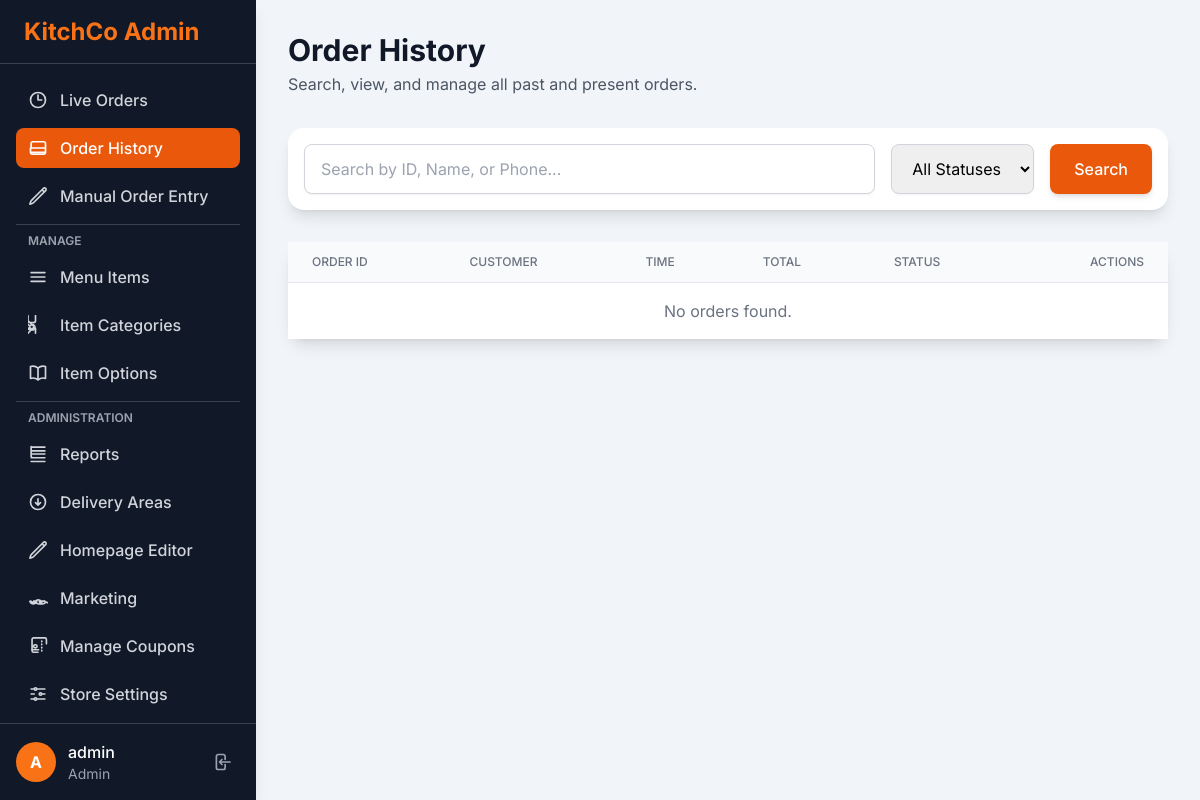
The app's page /admin/manage_orders.php (signed in), older data.
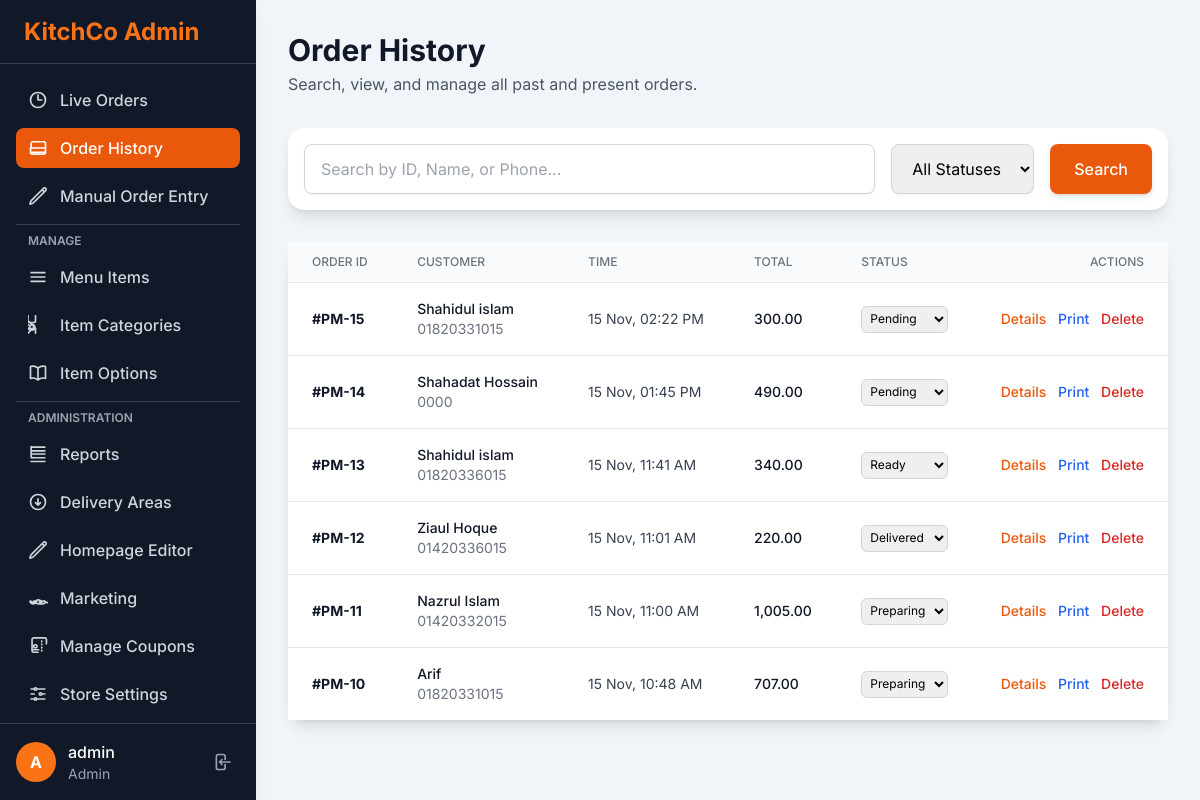
The same page, newer data.
### tables this page shows
CREATE TABLE IF NOT EXISTS `orders` (
  `id` int NOT NULL AUTO_INCREMENT,
  `customer_name` varchar(100) NOT NULL,
  `customer_phone` varchar(50) NOT NULL,
  `customer_address` text NOT NULL,
  `order_note` text,
  `delivery_area_id` int NOT NULL,
  `subtotal` decimal(10,2) NOT NULL,
  `delivery_fee` decimal(10,2) NOT NULL,
  `total_amount` decimal(10,2) NOT NULL,
  `order_status` enum('Pending','Preparing','Ready','Delivered','Cancelled') NOT NULL DEFAULT 'Pending',
  `order_time` timestamp NOT NULL DEFAULT CURRENT_TIMESTAMP,
  `rider_name` varchar(100) DEFAULT NULL,
  `coupon_id` int DEFAULT NULL,
  `discount_type` enum('none','percentage','fixed') NOT NULL DEFAULT 'none',
  `discount_amount` decimal(10,2) NOT NULL DEFAULT '0.00',
  PRIMARY KEY (`id`),
  KEY `delivery_area_id` (`delivery_area_id`),
  KEY `fk_order_coupon` (`coupon_id`)
);

### config.php (called while the page is built, shortened)
<?php
function get_csrf_token() {
    return $_SESSION['csrf_token'];
}
function e($data) {
    return htmlspecialchars($data, ENT_QUOTES, 'UTF-8');
}
?>

### admin/manage_orders.php (the view, shortened to what this page needs)
<?php
require_once('header.php');
$page_title = 'Order History';
$search_query = $_GET['search'] ?? '';
$sql = "SELECT * FROM orders";
$sql .= " ORDER BY order_time DESC LIMIT 100";
$orders = [];
$result = $db->query($sql);
if ($result) {
    while ($row = $result->fetch_assoc()) {
        $orders[] = $row;
    }
}
?>
<div class="flex flex-col sm:flex-row justify-between items-start sm:items-center mb-8">
    <div>
        <h1 class="text-3xl font-bold text-gray-900"><?php echo e($page_title); ?></h1>
        <p class="text-gray-600 mt-1">Search, view, and manage all past and present orders.</p>
    </div>
</div>
<div class="bg-white p-4 rounded-2xl shadow-lg mb-8">
    <form action="manage_orders.php" method="GET" class="flex flex-col sm:flex-row gap-4">
        <input
            type="text"
            name="search"
            placeholder="Search by ID, Name, or Phone..."
            value="<?php echo e($search_query); ?>"
            class="flex-grow px-4 py-3 border border-gray-300 rounded-lg shadow-sm focus:outline-none focus:ring-2 focus:ring-orange-500">
        <select name="status" class="px-4 py-3 border border-gray-300 rounded-lg shadow-sm focus:outline-none focus:ring-2 focus:ring-orange-500">
            <option value="">All Statuses</option>
        </select>
        <button type="submit" class="px-6 py-3 bg-orange-600 text-white font-medium rounded-lg shadow-md hover:bg-orange-700">
            Search
        </button>
    </form>
</div>
<div class="bg-white rounded-2xl shadow-lg">
    <div class="overflow-x-auto">
        <table class="min-w-full divide-y divide-gray-200">
            <thead class="bg-gray-50">
                <tr>
                    <th class="px-6 py-3 text-left text-xs font-medium text-gray-500 uppercase">Order ID</th>
                    <th class="px-6 py-3 text-left text-xs font-medium text-gray-500 uppercase">Customer</th>
                    <th class="px-6 py-3 text-left text-xs font-medium text-gray-500 uppercase">Time</th>
                    <th class="px-6 py-3 text-left text-xs font-medium text-gray-500 uppercase">Total</th>
                    <th class="px-6 py-3 text-left text-xs font-medium text-gray-500 uppercase">Status</th>
                    <th class="px-6 py-3 text-right text-xs font-medium text-gray-500 uppercase">Actions</th>
                </tr>
            </thead>
            <tbody class="bg-white divide-y divide-gray-200">
                <?php if (empty($orders)): ?>
                    <tr><td colspan="6" class="px-6 py-4 text-center text-gray-500">No orders found.</td></tr>
                <?php else: ?>
                    <?php foreach ($orders as $order): ?>
                        <tr>
                            <td class="px-6 py-4"><div class="text-sm font-bold text-gray-900">#PM-<?php echo e($order['id']); ?></div></td>
                            <td class="px-6 py-4">
                                <div class="text-sm font-medium text-gray-900"><?php echo e($order['customer_name']); ?></div>
                                <div class="text-sm text-gray-500"><?php echo e($order['customer_phone']); ?></div>
                            </td>
                            <td class="px-6 py-4"><div class="text-sm text-gray-700"><?php echo e(date('d M, h:i A', strtotime($order['order_time']))); ?></div></td>
                            <td class="px-6 py-4"><div class="text-sm font-medium text-gray-900"><?php echo e(number_format($order['total_amount'], 2)); ?></div></td>
                            <td class="px-6 py-4">
                                <form action="manage_orders.php?<?php echo http_build_query($_GET); ?>" method="POST" class="flex items-center">
                                    <select name="new_status" class="text-xs p-1 border border-gray-300 rounded-md" onchange="this.form.submit()">
                                        <option value="Pending" <?php echo ($order['order_status'] == 'Pending') ? 'selected' : ''; ?>>Pending</option>
                                        <option value="Preparing" <?php echo ($order['order_status'] == 'Preparing') ? 'selected' : ''; ?>>Preparing</option>
                                        <option value="Ready" <?php echo ($order['order_status'] == 'Ready') ? 'selected' : ''; ?>>Ready</option>
                                        <option value="Delivered" <?php echo ($order['order_status'] == 'Delivered') ? 'selected' : ''; ?>>Delivered</option>
                                    </select>
                                </form>
                            </td>
                            <td class="px-6 py-4 text-right text-sm font-medium space-x-2">
                                <a href="order_details.php?id=<?php echo e($order['id']); ?>" class="text-orange-600 hover:text-orange-900">Details</a>
                                <a href="print_receipt.php?id=<?php echo e($order['id']); ?>" target="_blank" class="text-blue-600 hover:text-blue-900">Print</a>
                                <?php if (hasAdminAccess()): ?>
                                    <a href="manage_orders.php?action=delete&id=<?php echo e($order['id']); ?>&csrf_token=<?php echo e(get_csrf_token()); ?>"
                                       class="text-red-600 hover:text-red-900"
                                       onclick="return confirm('WARNING: This will permanently delete order #PM-<?php echo e($order['id']); ?> and all its items. This action cannot be undone. Are you sure?');">
                                        Delete
                                    </a>
                                <?php endif; ?>
                            </td>
                        </tr>
                    <?php endforeach; ?>
                <?php endif; ?>
            </tbody>
        </table>
    </div>
</div>
<?php
require_once('footer.php');
?>

### admin/header.php (shortened to what this page needs)
<?php
require_once('../config.php');
$user_role = $_SESSION['user_role'] ?? 'manager';
function hasAdminAccess() {
    return $_SESSION['user_role'] === 'admin';
}
$username = e($_SESSION['username']);
$user_initial = strtoupper(substr($username, 0, 1));
?>
<!DOCTYPE html>
<html lang="en">
<head>
    <script src="https://cdn.tailwindcss.com"></script>
</head>
<body class="bg-slate-100 font-sans antialiased">
    <div class="relative min-h-screen lg:flex">
        <aside id="sidebar" class="bg-gray-900 text-white w-64 fixed inset-y-0 left-0 z-50
                        transform -translate-x-full lg:translate-x-0
                        transition-transform duration-300 ease-in-out
                        flex flex-col h-screen shadow-lg">
            <div class="h-16 flex items-center px-6 border-b border-gray-700">
                <a href="live_orders.php" class="text-2xl font-bold text-orange-500">
                    KitchCo Admin
                </a>
            </div>
            <nav class="flex-1 px-4 py-4 space-y-2 overflow-y-auto">
                <a href="live_orders.php" class="flex items-center space-x-3 px-3 py-2 rounded-lg nav-link-default nav-link-active">
                    <svg xmlns="http://www.w3.org/2000/svg" fill="none" viewBox="0 0 24 24" stroke-width="2" stroke="currentColor" class="w-5 h-5"><path stroke-linecap="round" stroke-linejoin="round" d="M12 6v6h4.5m4.5 0a9 9 0 11-18 0 9 9 0 0118 0z" /></svg>
                    <span class="font-medium">Live Orders</span>
                </a>
                <a href="manage_orders.php" class="flex items-center space-x-3 px-3 py-2 rounded-lg nav-link-default">
                    <span class="font-medium">Order History</span>
                </a>
                <a href="manual_order.php" class="flex items-center space-x-3 px-3 py-2 rounded-lg nav-link-default">
                    <span class="font-medium">Manual Order Entry</span>
                </a>
                <hr class="border-gray-700 my-4">
                <p class="px-3 text-xs font-semibold text-gray-400 uppercase">Manage</p>
                <a href="manage_menu_items.php" class="flex items-center space-x-3 px-3 py-2 rounded-lg nav-link-default">
                    <svg xmlns="http://www.w3.org/2000/svg" fill="none" viewBox="0 0 24 24" stroke-width="2" stroke="currentColor" class="w-5 h-5"><path stroke-linecap="round" stroke-linejoin="round" d="M3.75 6.75h16.5M3.75 12h16.5m-16.5 5.25h16.5" /></svg>
                    <span class="font-medium">Menu Items</span>
                </a>
                <a href="manage_categories.php" class="flex items-center space-x-3 px-3 py-2 rounded-lg nav-link-default">
                    <span class="font-medium">Item Categories</span>
                </a>
                 <a href="manage_item_options.php" class="flex items-center space-x-3 px-3 py-2 rounded-lg nav-link-default">
                    <span class="font-medium">Item Options</span>
                </a>
                <?php if (hasAdminAccess()): ?>
                    <hr class="border-gray-700 my-4">
                    <p class="px-3 text-xs font-semibold text-gray-400 uppercase">Administration</p>
                    <a href="reports.php" class="flex items-center space-x-3 px-3 py-2 rounded-lg nav-link-default">
                        <svg xmlns="http://www.w3.org/2000/svg" fill="none" viewBox="0 0 24 24" stroke-width="2" stroke="currentColor" class="w-5 h-5"><path stroke-linecap="round" stroke-linejoin="round" d="M3.75 3v11.25A2.25 2.25 0 006 16.5h12M3.75 3.75h16.5M3.75 12h16.5m-16.5 4.5h16.5m-16.5 4.5h16.5M3.75 8.25h16.5" /></svg>
                        <span class="font-medium">Reports</span>
                    </a>
                    <a href="manage_delivery_areas.php" class="flex items-center space-x-3 px-3 py-2 rounded-lg nav-link-default">
                        <svg xmlns="http://www.w3.org/2000/svg" fill="none" viewBox="0 0 24 24" stroke-width="2" stroke="currentColor" class="w-5 h-5"><path stroke-linecap="round" stroke-linejoin="round" d="M9 12.75l3 3m0 0l3-3m-3 3v-7.5M21 12a9 9 0 11-18 0 9 9 0 0118 0z" /></svg>
                        <span class="font-medium">Delivery Areas</span>
                    </a>
                    <a href="homepage_manager.php" class="flex items-center space-x-3 px-3 py-2 rounded-lg nav-link-default">
                        <span class="font-medium">Homepage Editor</span>
                    </a>
                    <a href="marketing_settings.php" class="flex items-center space-x-3 px-3 py-2 rounded-lg nav-link-default">
                        <span class="font-medium">Marketing</span>
                    </a>
                    <a href="manage_coupons.php" class="flex items-center space-x-3 px-3 py-2 rounded-lg nav-link-default">
                        <span class="font-medium">Manage Coupons</span>
                    </a>
                    <a href="site_settings.php" class="flex items-center space-x-3 px-3 py-2 rounded-lg nav-link-default">
                        <span class="font-medium">Store Settings</span>
                    </a>
                    <a href="manage_users.php" class="flex items-center space-x-3 px-3 py-2 rounded-lg nav-link-default">
                    </a>
                <?php endif; ?>
            </nav>
            <div class="p-4 border-t border-gray-700">
                <div class="flex items-center justify-between">
                    <div class="flex items-center space-x-3">
                        <div class="w-10 h-10 rounded-full bg-orange-500 flex items-center justify-center font-bold">
                            <?php echo e($user_initial); ?>
                        </div>
                        <div>
                            <div class="font-medium"><?php echo e($username); ?></div>
                            <div class="text-sm text-gray-400 capitalize"><?php echo e($user_role); ?></div>
                        </div>
                    </div>
                    <a href="logout.php?csrf_token=<?php echo e(get_csrf_token()); ?>" title="Logout" class="p-2 rounded-lg text-gray-400 hover:bg-gray-700 hover:text-white">
                    </a>
                </div>
            </div>
        </aside>
        <main class="flex-1 lg:ml-64">
            <div class="p-6 lg:p-8">

### admin/footer.php (shortened to what this page needs)
            </div>
        </main>
    </div>
</body>
</html>

### admin/header.php (style rules this page uses)
.nav-link-active { background-color: #ea580c; color: #ffffff; }
.nav-link-default { color: #d1d5db; }

Row changes from the older to the newer data that the page shows:
added orders: id "15", customer_name "Shahidul islam", customer_phone "01820331015", order_time "15 Nov, 02:22 PM", total_amount "300.00", new_status "Pending"
added orders: id "14", customer_name "Shahadat Hossain", customer_phone "0000", order_time "15 Nov, 01:45 PM", total_amount "490.00", new_status "Pending"
added orders: id "13", customer_name "Shahidul islam", customer_phone "01820336015", order_time "15 Nov, 11:41 AM", total_amount "340.00", new_status "Ready"
added orders: id "12", customer_name "Ziaul Hoque", customer_phone "01420336015", order_time "15 Nov, 11:01 AM", total_amount "220.00", new_status "Delivered"
added orders: id "11", customer_name "Nazrul Islam", customer_phone "01420332015", order_time "15 Nov, 11:00 AM", total_amount "1,005.00", new_status "Preparing"
added orders: id "10", customer_name "Arif", customer_phone "01820331015", order_time "15 Nov, 10:48 AM", total_amount "707.00", new_status "Preparing"
Text that changed along with them:
text no longer shown: "No orders found."
